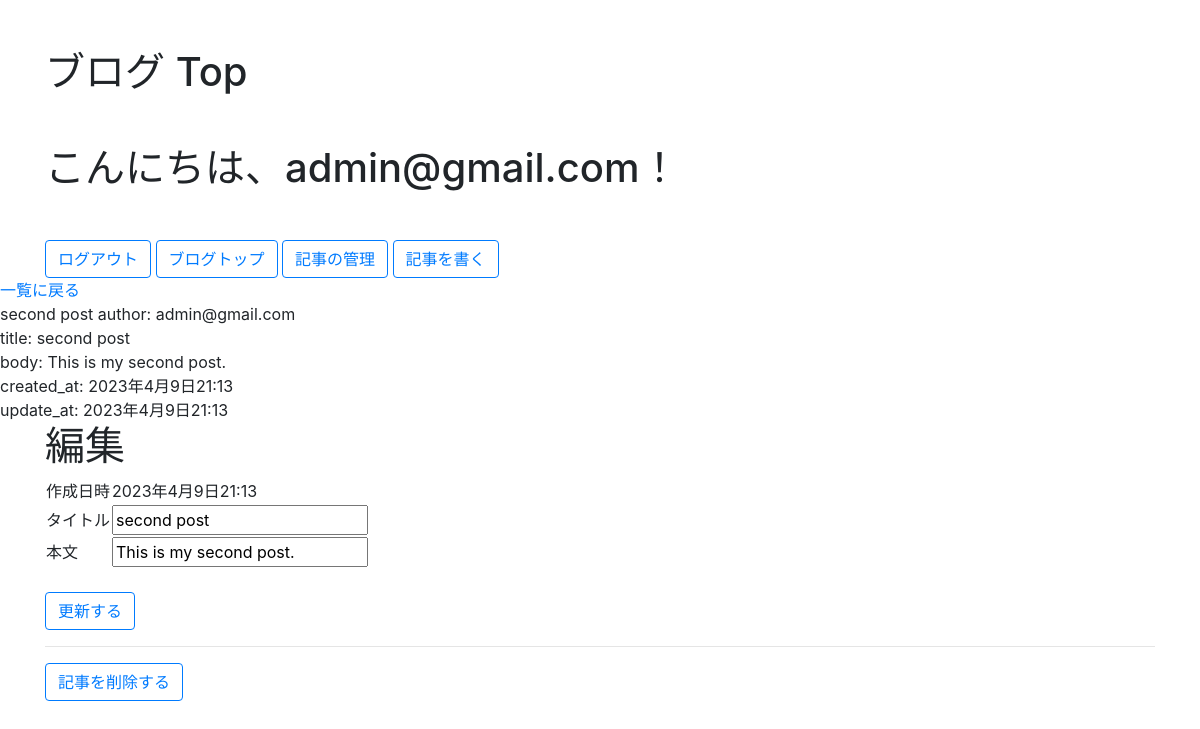
Page /blog/admin/2/ (signed in) on the committed database.
### account/models.py (models this page shows)
class User(AbstractBaseUser, PermissionsMixin):
    email = models.EmailField(max_length=255, unique=True)
    created_at = models.DateTimeField(default=timezone.now)
    update_at = models.DateTimeField(default=timezone.now)
    is_staff = models.BooleanField(default=False)
    is_active = models.BooleanField(default=True)
    objects = UserManager()
    USERNAME_FIELD = "email"
    REQUIRED_FIELDS = []
    def __str__(self):
        return self.email

### blog/models.py (models this page shows)
class Article(models.Model):
    author = models.ForeignKey(User, on_delete=models.CASCADE)
    title = models.CharField(max_length=30)
    body = models.TextField()
    created_at = models.DateTimeField(default=timezone.now)
    updated_at = models.DateTimeField(default=timezone.now)
    def __str__(self) -> str:
        return self.title

### blog/views.py (the view)
# urls.py: path('admin/<int:pk>/', views.edit, name="edit"),
@login_required
def edit(request, pk: int):
    if request.method == "GET":
        print("pk", pk)
        article = Article.objects.get(author=request.user, pk=pk)
        context = {'article': article}
        return render(request, "blog/edit.html", context)

### blog/templates/blog/edit.html (shortened to what this page needs)
{% extends "blog/blog-base.html" %}
{% block blog %}
<a href="{% url 'blog:admin' %}">一覧に戻る</a>
<div>
    {{ article }}
    author: {{ article.author }}<br>
    title: {{ article.title }}<br>
    body: {{ article.body }}<br>
    created_at: {{ article.created_at }}<br>
    update_at: {{ article.updated_at }}
</div>
<div class="container">
    <h1>編集</h1>
    <form action="{% url 'blog:update_or_delete' article.pk %}" method="POST">
        <table>
            <tr>
                <td>作成日時</td>
                <td>{{ article.created_at }}</td>
            </tr>
            <tr>
                <td>タイトル</td>
                <td><input type="text" name="title" value="{{ article.title }}"></td>
            </tr>
            <tr>
                <td>本文</td>
                <td><input type="text" name="body" value="{{ article.body }}"></td>
            </tr>
        </table>
        <br>
        <button type="submit" name="update" onclick="return confirm('記事が公開されます')" class="btn btn-outline-primary">更新する</button>
        <br>
        <hr>
        <button type="submit" name="delete" onclick="return confirm('記事が削除されます')" class="btn btn-outline-primary">記事を削除する</button>
    </form>
</div>
{% endblock %}

### blog/templates/blog/blog-base.html (shortened to what this page needs)
{% extends "base.html" %}
{% block content %}
<div class="container">
    <h1 class="my-5">ブログ Top</h1>
    {% if user.is_authenticated %}
        <h1 class="my-5">こんにちは、{{ user.email }}！</h1>
        <a href="{% url 'account:logout' %}" class="btn btn-outline-primary">ログアウト</a>
        <a href="{% url 'blog:article' %}" class="btn btn-outline-primary">ブログトップ</a>
        <a href="{% url 'blog:admin' %}" class="btn btn-outline-primary">記事の管理</a>
        <a href="{% url 'blog:create' %}" class="btn btn-outline-primary">記事を書く</a>
    {% else %}
        <a href="{% url 'account:signup' %}" class="btn btn-outline-primary">サインアップ</a>
        <a href="{% url 'account:login' %}" class="btn btn-outline-primary">ログイン</a>
    {% endif %}
</div>
{% block blog %}{% endblock %}
{% endblock %}

### rows in the picture
User: email "admin@gmail.com"
Article: title "second post", author "admin@gmail.com", body "This is my second post.", created_at "2023年4月9日21:13", updated_at "2023年4月9日21:13"
